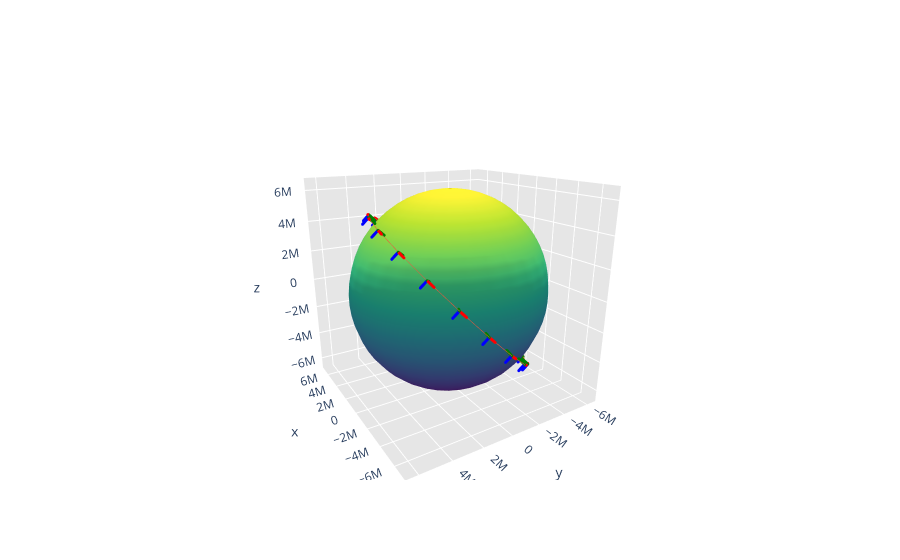

Source (notebook cell):
### Code cell
figure = go.Figure(
    data = [
        earth_data(),
        orbit_data(states),
        *frame_data(body_frame, instants, scale = 500000)
    ],
    layout = go.Layout(
        title = None,
        showlegend = False,
        scene = dict(
            xaxis = dict(
                gridcolor = 'rgb(255, 255, 255)',
                zerolinecolor = 'rgb(255, 255, 255)',
                showbackground = True,
                backgroundcolor = 'rgb(230, 230,230)'
            ),
            yaxis = dict(
                gridcolor = 'rgb(255, 255, 255)',
                zerolinecolor = 'rgb(255, 255, 255)',
                showbackground = True,
                backgroundcolor = 'rgb(230, 230,230)'
            ),
            zaxis = dict(
                gridcolor = 'rgb(255, 255, 255)',
                zerolinecolor = 'rgb(255, 255, 255)',
                showbackground = True,
                backgroundcolor = 'rgb(230, 230,230)'
            ),
            camera = dict(
                up = dict(
                    x = 0,
                    y = 0,
                    z = 1
                ),
                eye = dict(
                    x = -1.7428,
                    y = 1.0707,
                    z = 0.7100,
                )
            ),
            aspectratio = dict(x = 1, y = 1, z = 1),
            aspectmode = 'manual'
        )
    )
)

figure.show()

### Figure 1 — Plotly figure (JSON) as saved in the notebook; plotly's stock layout.template omitted (floating-point values rounded to 4 significant figures; data arrays with more than 128 entries replaced by an {"elided": "..."} marker saying what was removed)
{"data": [{"colorscale": [[0, "#440154"], [0.1111, "#482878"], [0.2222, "#3e4989"], [0.3333, "#31688e"], [0.4444, "#26828e"], [0.5556, "#1f9e89"], [0.6667, "#35b779"], [0.7778, "#6ece58"], [0.8889, "#b5de2b"], [1, "#fde725"]], "showscale": false, "type": "surface", "x": {"elided": "30x30 float values"}, "y": {"elided": "30x30 float values"}, "z": {"elided": "30x30 float values"}}, {"line": {"width": 1}, "marker": {"showscale": false, "size": 0}, "mode": "lines", "type": "scatter3d", "x": [6723000.0, 6815000.0, 6201000.0, 4945000.0, 3175000.0, 1076000.0, -1134000.0, -3227000.0, -4985000.0, -6226000.0, -6822000.0, -6711000.0, -5903000.0, -4484000.0, -2600000.0, -446100.0, 1754000.0, 3772000.0, 5399000.0, 6466000.0, 6723000.0], "y": [-1951000.0, -339400.0, 1308000.0, 2819000.0, 4038000.0, 4839000.0, 5137000.0, 4903000.0, 4161000.0, 2988000.0, 1504000.0, -135300.0, -1761000.0, -3203000.0, -4314000.0, -4977000.0, -5125000.0, -4741000.0, -3865000.0, -2589000.0, -1951000.0], "z": [-12060.0, 1561000.0, 2972000.0, 4075000.0, 4755000.0, 4943000.0, 4618000.0, 3814000.0, 2615000.0, 1144000.0, -444600.0, -1987000.0, -3324000.0, -4316000.0, -4861000.0, -4902000.0, -4434000.0, -3507000.0, -2216000.0, -695200.0, -12060.0]}, {"line": {"color": "red", "width": 6}, "marker": {"size": 1}, "type": "scatter3d", "x": [6723000.0, 6822000.0], "y": [-1951000.0, -1612000.0], "z": [-12060.0, 341300.0]}, {"line": {"color": "blue", "width": 6}, "marker": {"size": 1}, "type": "scatter3d", "x": [6723000.0, 6820000.0], "y": [-1951000.0, -1612000.0], "z": [-12060.0, -365800.0]}, {"line": {"color": "green", "width": 6}, "marker": {"size": 1}, "type": "scatter3d", "x": [6723000.0, 6242000.0], "y": [-1951000.0, -1812000.0], "z": [-12060.0, -11200.0]}, {"line": {"color": "red", "width": 6}, "marker": {"size": 1}, "type": "scatter3d", "x": [6815000.0, 6757000.0], "y": [-339400.0, 26830.0], "z": [1561000.0, 1896000.0]}, {"line": {"color": "blue", "width": 6}, "marker": {"size": 1}, "type": "scatter3d", "x": [6815000.0, 6913000.0], "y": [-339400.0, 153.5], "z": [1561000.0, 1207000.0]}, {"line": {"color": "green", "width": 6}, "marker": {"size": 1}, "type": "scatter3d", "x": [6815000.0, 6329000.0], "y": [-339400.0, -315200.0], "z": [1561000.0, 1449000.0]}, {"line": {"color": "red", "width": 6}, "marker": {"size": 1}, "type": "scatter3d", "x": [6201000.0, 5991000.0], "y": [1308000.0, 1663000.0], "z": [2972000.0, 3254000.0]}, {"line": {"color": "blue", "width": 6}, "marker": {"size": 1}, "type": "scatter3d", "x": [6201000.0, 6299000.0], "y": [1308000.0, 1647000.0], "z": [2972000.0, 2618000.0]}, {"line": {"color": "green", "width": 6}, "marker": {"size": 1}, "type": "scatter3d", "x": [6201000.0, 5759000.0], "y": [1308000.0, 1214000.0], "z": [2972000.0, 2760000.0]}, {"line": {"color": "red", "width": 6}, "marker": {"size": 1}, "type": "scatter3d", "x": [4945000.0, 4605000.0], "y": [2819000.0, 3126000.0], "z": [4075000.0, 4275000.0]}, {"line": {"color": "blue", "width": 6}, "marker": {"size": 1}, "type": "scatter3d", "x": [4945000.0, 5043000.0], "y": [2819000.0, 3159000.0], "z": [4075000.0, 3721000.0]}, {"line": {"color": "green", "width": 6}, "marker": {"size": 1}, "type": "scatter3d", "x": [4945000.0, 4591000.0], "y": [2819000.0, 2618000.0], "z": [4075000.0, 3784000.0]}, {"line": {"color": "red", "width": 6}, "marker": {"size": 1}, "type": "scatter3d", "x": [3175000.0, 2740000.0], "y": [4038000.0, 4265000.0], "z": [4755000.0, 4853000.0]}, {"line": {"color": "blue", "width": 6}, "marker": {"size": 1}, "type": "scatter3d", "x": [3175000.0, 3273000.0], "y": [4038000.0, 4378000.0], "z": [4755000.0, 4402000.0]}, {"line": {"color": "green", "width": 6}, "marker": {"size": 1}, "type": "scatter3d", "x": [3175000.0, 2948000.0], "y": [4038000.0, 3750000.0], "z": [4755000.0, 4416000.0]}, {"line": {"color": "red", "width": 6}, "marker": {"size": 1}, "type": "scatter3d", "x": [1076000.0, 592200.0], "y": [4839000.0, 4962000.0], "z": [4943000.0, 4927000.0]}, {"line": {"color": "blue", "width": 6}, "marker": {"size": 1}, "type": "scatter3d", "x": [1076000.0, 1174000.0], "y": [4839000.0, 5178000.0], "z": [4943000.0, 4589000.0]}, {"line": {"color": "green", "width": 6}, "marker": {"size": 1}, "type": "scatter3d", "x": [1076000.0, 999600.0], "y": [4839000.0, 4493000.0], "z": [4943000.0, 4590000.0]}, {"line": {"color": "red", "width": 6}, "marker": {"size": 1}, "type": "scatter3d", "x": [-1134000.0, -1617000.0], "y": [5137000.0, 5145000.0], "z": [4618000.0, 4491000.0]}, {"line": {"color": "blue", "width": 6}, "marker": {"size": 1}, "type": "scatter3d", "x": [-1134000.0, -1036000.0], "y": [5137000.0, 5477000.0], "z": [4618000.0, 4264000.0]}, {"line": {"color": "green", "width": 6}, "marker": {"size": 1}, "type": "scatter3d", "x": [-1134000.0, -1053000.0], "y": [5137000.0, 4770000.0], "z": [4618000.0, 4288000.0]}, {"line": {"color": "red", "width": 6}, "marker": {"size": 1}, "type": "scatter3d", "x": [-3227000.0, -3659000.0], "y": [4903000.0, 4794000.0], "z": [3814000.0, 3589000.0]}, {"line": {"color": "blue", "width": 6}, "marker": {"size": 1}, "type": "scatter3d", "x": [-3227000.0, -3129000.0], "y": [4903000.0, 5243000.0], "z": [3814000.0, 3460000.0]}, {"line": {"color": "green", "width": 6}, "marker": {"size": 1}, "type": "scatter3d", "x": [-3227000.0, -2996000.0], "y": [4903000.0, 4553000.0], "z": [3814000.0, 3541000.0]}, {"line": {"color": "red", "width": 6}, "marker": {"size": 1}, "type": "scatter3d", "x": [-4985000.0, -5322000.0], "y": [4161000.0, 3946000.0], "z": [2615000.0, 2315000.0]}, {"line": {"color": "blue", "width": 6}, "marker": {"size": 1}, "type": "scatter3d", "x": [-4985000.0, -4887000.0], "y": [4161000.0, 4501000.0], "z": [2615000.0, 2261000.0]}, {"line": {"color": "green", "width": 6}, "marker": {"size": 1}, "type": "scatter3d", "x": [-4985000.0, -4629000.0], "y": [4161000.0, 3864000.0], "z": [2615000.0, 2428000.0]}, {"line": {"color": "red", "width": 6}, "marker": {"size": 1}, "type": "scatter3d", "x": [-6226000.0, -6433000.0], "y": [2988000.0, 2689000.0], "z": [1144000.0, 800500.0]}, {"line": {"color": "blue", "width": 6}, "marker": {"size": 1}, "type": "scatter3d", "x": [-6226000.0, -6128000.0], "y": [2988000.0, 3327000.0], "z": [1144000.0, 790600.0]}, {"line": {"color": "green", "width": 6}, "marker": {"size": 1}, "type": "scatter3d", "x": [-6226000.0, -5781000.0], "y": [2988000.0, 2774000.0], "z": [1144000.0, 1063000.0]}, {"line": {"color": "red", "width": 6}, "marker": {"size": 1}, "type": "scatter3d", "x": [-6822000.0, -6876000.0], "y": [1504000.0, 1153000.0], "z": [-444600.0, -796600.0]}, {"line": {"color": "blue", "width": 6}, "marker": {"size": 1}, "type": "scatter3d", "x": [-6822000.0, -6724000.0], "y": [1504000.0, 1844000.0], "z": [-444600.0, -798300.0]}, {"line": {"color": "green", "width": 6}, "marker": {"size": 1}, "type": "scatter3d", "x": [-6822000.0, -6335000.0], "y": [1504000.0, 1397000.0], "z": [-444600.0, -412900.0]}, {"line": {"color": "red", "width": 6}, "marker": {"size": 1}, "type": "scatter3d", "x": [-6711000.0, -6607000.0], "y": [-135300.0, -502200.0], "z": [-1987000.0, -2311000.0]}, {"line": {"color": "blue", "width": 6}, "marker": {"size": 1}, "type": "scatter3d", "x": [-6711000.0, -6613000.0], "y": [-135300.0, 204300.0], "z": [-1987000.0, -2341000.0]}, {"line": {"color": "green", "width": 6}, "marker": {"size": 1}, "type": "scatter3d", "x": [-6711000.0, -6231000.0], "y": [-135300.0, -125600.0], "z": [-1987000.0, -1846000.0]}, {"line": {"color": "red", "width": 6}, "marker": {"size": 1}, "type": "scatter3d", "x": [-5903000.0, -5653000.0], "y": [-1761000.0, -2105000.0], "z": [-3324000.0, -3586000.0]}, {"line": {"color": "blue", "width": 6}, "marker": {"size": 1}, "type": "scatter3d", "x": [-5903000.0, -5805000.0], "y": [-1761000.0, -1421000.0], "z": [-3324000.0, -3678000.0]}, {"line": {"color": "green", "width": 6}, "marker": {"size": 1}, "type": "scatter3d", "x": [-5903000.0, -5482000.0], "y": [-1761000.0, -1635000.0], "z": [-3324000.0, -3087000.0]}, {"line": {"color": "red", "width": 6}, "marker": {"size": 1}, "type": "scatter3d", "x": [-4484000.0, -4113000.0], "y": [-3203000.0, -3490000.0], "z": [-4316000.0, -4489000.0]}, {"line": {"color": "blue", "width": 6}, "marker": {"size": 1}, "type": "scatter3d", "x": [-4484000.0, -4386000.0], "y": [-3203000.0, -2864000.0], "z": [-4316000.0, -4670000.0]}, {"line": {"color": "green", "width": 6}, "marker": {"size": 1}, "type": "scatter3d", "x": [-4484000.0, -4164000.0], "y": [-3203000.0, -2975000.0], "z": [-4316000.0, -4008000.0]}, {"line": {"color": "red", "width": 6}, "marker": {"size": 1}, "type": "scatter3d", "x": [-2600000.0, -2146000.0], "y": [-4314000.0, -4513000.0], "z": [-4861000.0, -4927000.0]}, {"line": {"color": "blue", "width": 6}, "marker": {"size": 1}, "type": "scatter3d", "x": [-2600000.0, -2502000.0], "y": [-4314000.0, -3975000.0], "z": [-4861000.0, -5215000.0]}, {"line": {"color": "green", "width": 6}, "marker": {"size": 1}, "type": "scatter3d", "x": [-2600000.0, -2414000.0], "y": [-4314000.0, -4006000.0], "z": [-4861000.0, -4514000.0]}, {"line": {"color": "red", "width": 6}, "marker": {"size": 1}, "type": "scatter3d", "x": [-446100.0, 43150.0], "y": [-4977000.0, -5069000.0], "z": [-4902000.0, -4854000.0]}, {"line": {"color": "blue", "width": 6}, "marker": {"size": 1}, "type": "scatter3d", "x": [-446100.0, -348200.0], "y": [-4977000.0, -4638000.0], "z": [-4902000.0, -5255000.0]}, {"line": {"color": "green", "width": 6}, "marker": {"size": 1}, "type": "scatter3d", "x": [-446100.0, -414300.0], "y": [-4977000.0, -4622000.0], "z": [-4902000.0, -4551000.0]}, {"line": {"color": "red", "width": 6}, "marker": {"size": 1}, "type": "scatter3d", "x": [1754000.0, 2228000.0], "y": [-5125000.0, -5098000.0], "z": [-4434000.0, -4277000.0]}, {"line": {"color": "blue", "width": 6}, "marker": {"size": 1}, "type": "scatter3d", "x": [1754000.0, 1852000.0], "y": [-5125000.0, -4785000.0], "z": [-4434000.0, -4788000.0]}, {"line": {"color": "green", "width": 6}, "marker": {"size": 1}, "type": "scatter3d", "x": [1754000.0, 1629000.0], "y": [-5125000.0, -4759000.0], "z": [-4434000.0, -4117000.0]}, {"line": {"color": "red", "width": 6}, "marker": {"size": 1}, "type": "scatter3d", "x": [3772000.0, 4182000.0], "y": [-4741000.0, -4599000.0], "z": [-3507000.0, -3257000.0]}, {"line": {"color": "blue", "width": 6}, "marker": {"size": 1}, "type": "scatter3d", "x": [3772000.0, 3870000.0], "y": [-4741000.0, -4401000.0], "z": [-3507000.0, -3860000.0]}, {"line": {"color": "green", "width": 6}, "marker": {"size": 1}, "type": "scatter3d", "x": [3772000.0, 3503000.0], "y": [-4741000.0, -4402000.0], "z": [-3507000.0, -3256000.0]}, {"line": {"color": "red", "width": 6}, "marker": {"size": 1}, "type": "scatter3d", "x": [5399000.0, 5702000.0], "y": [-3865000.0, -3623000.0], "z": [-2216000.0, -1900000.0]}, {"line": {"color": "blue", "width": 6}, "marker": {"size": 1}, "type": "scatter3d", "x": [5399000.0, 5497000.0], "y": [-3865000.0, -3526000.0], "z": [-2216000.0, -2570000.0]}, {"line": {"color": "green", "width": 6}, "marker": {"size": 1}, "type": "scatter3d", "x": [5399000.0, 5013000.0], "y": [-3865000.0, -3589000.0], "z": [-2216000.0, -2058000.0]}, {"line": {"color": "red", "width": 6}, "marker": {"size": 1}, "type": "scatter3d", "x": [6466000.0, 6631000.0], "y": [-2589000.0, -2272000.0], "z": [-695200.0, -345300.0]}, {"line": {"color": "blue", "width": 6}, "marker": {"size": 1}, "type": "scatter3d", "x": [6466000.0, 6564000.0], "y": [-2589000.0, -2249000.0], "z": [-695200.0, -1049000.0]}, {"line": {"color": "green", "width": 6}, "marker": {"size": 1}, "type": "scatter3d", "x": [6466000.0, 6005000.0], "y": [-2589000.0, -2404000.0], "z": [-695200.0, -645500.0]}, {"line": {"color": "red", "width": 6}, "marker": {"size": 1}, "type": "scatter3d", "x": [6723000.0, 6822000.0], "y": [-1951000.0, -1612000.0], "z": [-12060.0, 341300.0]}, {"line": {"color": "blue", "width": 6}, "marker": {"size": 1}, "type": "scatter3d", "x": [6723000.0, 6820000.0], "y": [-1951000.0, -1612000.0], "z": [-12060.0, -365800.0]}, {"line": {"color": "green", "width": 6}, "marker": {"size": 1}, "type": "scatter3d", "x": [6723000.0, 6242000.0], "y": [-1951000.0, -1812000.0], "z": [-12060.0, -11200.0]}], "layout": {"autosize": true, "scene": {"aspectmode": "manual", "aspectratio": {"x": 1, "y": 1, "z": 1}, "camera": {"eye": {"x": -1.743, "y": 1.071, "z": 0.71}, "up": {"x": 0, "y": 0, "z": 1}}, "xaxis": {"backgroundcolor": "rgb(230, 230,230)", "gridcolor": "rgb(255, 255, 255)", "showbackground": true, "type": "linear", "zerolinecolor": "rgb(255, 255, 255)"}, "yaxis": {"backgroundcolor": "rgb(230, 230,230)", "gridcolor": "rgb(255, 255, 255)", "showbackground": true, "type": "linear", "zerolinecolor": "rgb(255, 255, 255)"}, "zaxis": {"backgroundcolor": "rgb(230, 230,230)", "gridcolor": "rgb(255, 255, 255)", "showbackground": true, "type": "linear", "zerolinecolor": "rgb(255, 255, 255)"}}, "showlegend": false}}
